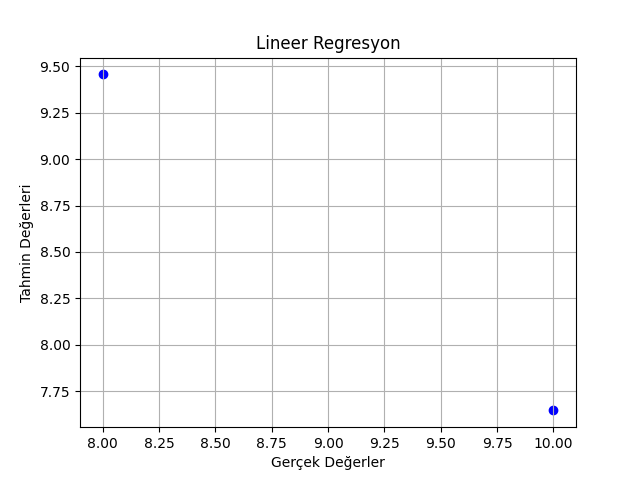

Write the Python code that produced this figure.
import pandas as pd
import matplotlib.pyplot as plt

from sklearn.model_selection import train_test_split
from sklearn.linear_model import LinearRegression
from sklearn.metrics import mean_squared_error, r2_score


print("Veri seti oluşturuluyor...")

data = {
    "TV" : [230,44,17,151,180,8,57,120,100,220],
    "Radio" : [37,39,45,41,10,8,12,19,24,30],
    "Newspaper" : [69,21,14,23,10,7,5,19,20,25],
    "Sales" : [22,10,7,11,12,4,5,7,8,18]
}

df = pd.DataFrame(data)

print ("Linear Regresyon Veri Seti: ")
print(df.head())

print ("Veri Eğitim ve Test Setlerine Ayrılıyor...")

x = df[["TV", "Radio", "Newspaper"]]
y = df["Sales"]

x_train, x_test, y_train, y_test = train_test_split(x, y, test_size=0.2, random_state=42)

print (f"Eğitim Seti Boyutu: {x_train.shape}")
print (f"Test Seti Boyutu: {x_test.shape}")

print ("Linear Regresyon Modeli Eğitiliyor...")

model = LinearRegression()

model.fit(x_train, y_train)

print ("Lineer Regresyon Model Eğitildi.")
print ("Modelin Katsayıları: ", model.coef_)
print ("Modelin Kesim Noktası: ", model.intercept_)

print ("Model Test Verisi ile Tahmin yapılıyor...")

y_pred = model.predict(x_test)

print("Tahmin vs Gerçek Değerler:")

for gerçek, tahmin in zip(y_test, y_pred):
    print(f"Gerçek: {gerçek}, Tahmin: {tahmin:.2f}")

print ("Model performansı değerlendiriliyor...")

mse = mean_squared_error(y_test, y_pred)
r2 = r2_score(y_test, y_pred)

print ("Model Performansı Sonuçları:")
print (f"MSE: {mse:.4f}")
print (f"R^2 Skoru: {r2:.4f}")

plt.scatter(y_test, y_pred, color = "blue")
plt.xlabel("Gerçek Değerler")
plt.ylabel("Tahmin Değerleri")
plt.title("Lineer Regresyon")
plt.grid(True)

plt.savefig("lineer_regresyon.png")
plt.show()
